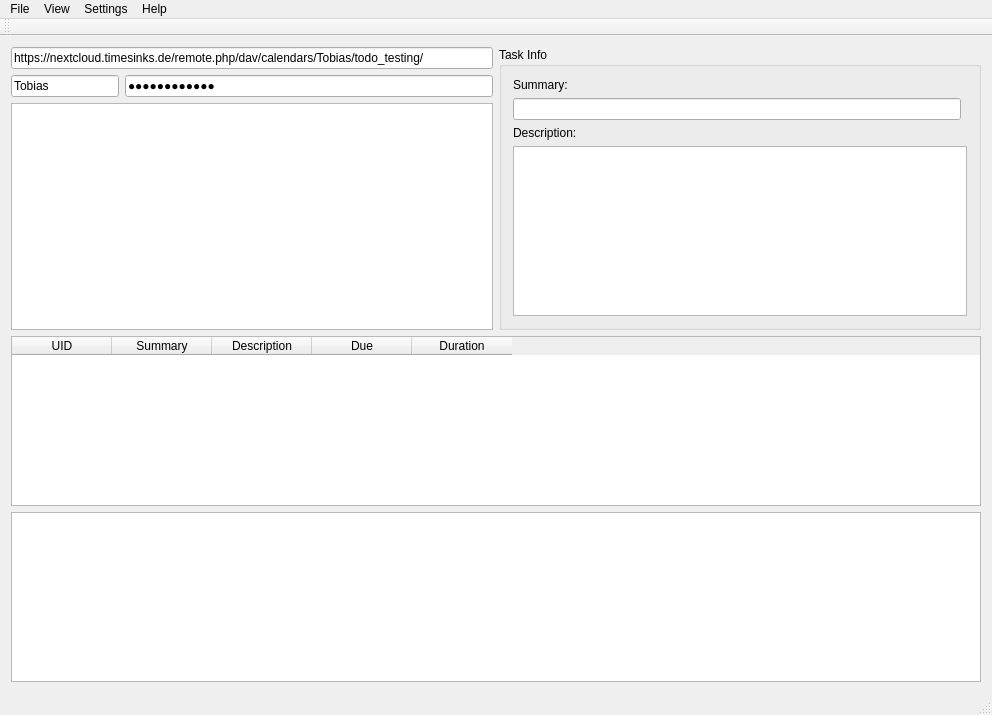
<?xml version="1.0" encoding="UTF-8"?>
<ui version="4.0">
 <class>MainWindow</class>
 <widget class="QMainWindow" name="MainWindow">
  <property name="geometry">
   <rect>
    <x>0</x>
    <y>0</y>
    <width>992</width>
    <height>715</height>
   </rect>
  </property>
  <property name="windowTitle">
   <string>MainWindow</string>
  </property>
  <widget class="QWidget" name="centralWidget">
   <layout class="QVBoxLayout" name="verticalLayout">
    <item>
     <layout class="QHBoxLayout" name="horizontalLayout">
      <item>
       <layout class="QVBoxLayout" name="verticalLayout_3">
        <item>
         <layout class="QFormLayout" name="formLayout">
          <item row="0" column="0" colspan="2">
           <widget class="QLineEdit" name="lineEdit_server">
            <property name="text">
             <string>https://nextcloud.timesinks.de/remote.php/dav/calendars/Tobias/todo_testing/</string>
            </property>
            <property name="placeholderText">
             <string>Server</string>
            </property>
           </widget>
          </item>
          <item row="1" column="0">
           <widget class="QLineEdit" name="lineEdit_username">
            <property name="text">
             <string>Tobias</string>
            </property>
            <property name="placeholderText">
             <string>Username</string>
            </property>
           </widget>
          </item>
          <item row="1" column="1">
           <widget class="QLineEdit" name="lineEdit_password">
            <property name="text">
             <string>Talib-chan12</string>
            </property>
            <property name="echoMode">
             <enum>QLineEdit::Password</enum>
            </property>
            <property name="placeholderText">
             <string>Password</string>
            </property>
           </widget>
          </item>
         </layout>
        </item>
        <item>
         <widget class="QListWidget" name="listWidget">
          <property name="sizePolicy">
           <sizepolicy hsizetype="Expanding" vsizetype="Expanding">
            <horstretch>0</horstretch>
            <verstretch>0</verstretch>
           </sizepolicy>
          </property>
          <property name="editTriggers">
           <set>QAbstractItemView::DoubleClicked|QAbstractItemView::EditKeyPressed|QAbstractItemView::SelectedClicked</set>
          </property>
         </widget>
        </item>
       </layout>
      </item>
      <item>
       <widget class="QGroupBox" name="groupBox">
        <property name="title">
         <string>Task Info</string>
        </property>
        <layout class="QGridLayout" name="gridLayout">
         <item row="1" column="0">
          <widget class="QLineEdit" name="lineEdit_summary"/>
         </item>
         <item row="3" column="0" colspan="2">
          <widget class="QTextEdit" name="textEdit_description"/>
         </item>
         <item row="0" column="0">
          <widget class="QLabel" name="label_summary">
           <property name="text">
            <string>Summary:</string>
           </property>
          </widget>
         </item>
         <item row="2" column="0">
          <widget class="QLabel" name="label_description">
           <property name="text">
            <string>Description:</string>
           </property>
          </widget>
         </item>
        </layout>
       </widget>
      </item>
     </layout>
    </item>
    <item>
     <widget class="QTableWidget" name="tableWidget">
      <property name="rowCount">
       <number>0</number>
      </property>
      <property name="columnCount">
       <number>5</number>
      </property>
      <column>
       <property name="text">
        <string>UID</string>
       </property>
      </column>
      <column>
       <property name="text">
        <string>Summary</string>
       </property>
      </column>
      <column>
       <property name="text">
        <string>Description</string>
       </property>
      </column>
      <column>
       <property name="text">
        <string>Due</string>
       </property>
      </column>
      <column>
       <property name="text">
        <string>Duration</string>
       </property>
      </column>
     </widget>
    </item>
    <item>
     <widget class="QPlainTextEdit" name="debugField"/>
    </item>
   </layout>
  </widget>
  <widget class="QMenuBar" name="menuBar">
   <property name="geometry">
    <rect>
     <x>0</x>
     <y>0</y>
     <width>992</width>
     <height>19</height>
    </rect>
   </property>
   <widget class="QMenu" name="menuTasks">
    <property name="title">
     <string>File</string>
    </property>
    <addaction name="actionDemo_Data"/>
    <addaction name="actionImport_ToDo_s"/>
    <addaction name="actionExport_ToDo_s"/>
    <addaction name="separator"/>
    <addaction name="actionSettings"/>
    <addaction name="separator"/>
    <addaction name="actionExit"/>
   </widget>
   <widget class="QMenu" name="menuView">
    <property name="title">
     <string>View</string>
    </property>
    <addaction name="actionShow_closed_tasks"/>
    <addaction name="separator"/>
    <addaction name="actionGet_ToDo_s_from_Server"/>
    <addaction name="actionGet_Calendars_from_Server"/>
   </widget>
   <widget class="QMenu" name="menuSettings">
    <property name="title">
     <string>Settings</string>
    </property>
    <addaction name="actionPreferences"/>
   </widget>
   <widget class="QMenu" name="menuHelp">
    <property name="title">
     <string>Help</string>
    </property>
    <addaction name="actionAbout_Qt"/>
    <addaction name="actionAbout_ToDo"/>
   </widget>
   <addaction name="menuTasks"/>
   <addaction name="menuView"/>
   <addaction name="menuSettings"/>
   <addaction name="menuHelp"/>
  </widget>
  <widget class="QToolBar" name="mainToolBar">
   <property name="enabled">
    <bool>true</bool>
   </property>
   <attribute name="toolBarArea">
    <enum>TopToolBarArea</enum>
   </attribute>
   <attribute name="toolBarBreak">
    <bool>false</bool>
   </attribute>
  </widget>
  <widget class="QStatusBar" name="statusBar"/>
  <action name="actionImport_ToDo_s">
   <property name="text">
    <string>Import ToDo's</string>
   </property>
  </action>
  <action name="actionClose_selected">
   <property name="text">
    <string>Close selected</string>
   </property>
  </action>
  <action name="actionRe_open_selected">
   <property name="text">
    <string>Re-open selected</string>
   </property>
  </action>
  <action name="actionExit">
   <property name="text">
    <string>Exit</string>
   </property>
  </action>
  <action name="actionShow_closed_tasks">
   <property name="checkable">
    <bool>true</bool>
   </property>
   <property name="text">
    <string>Show closed tasks</string>
   </property>
  </action>
  <action name="actionPreferences">
   <property name="text">
    <string>Preferences</string>
   </property>
  </action>
  <action name="actionAbout_Qt">
   <property name="text">
    <string>About Qt</string>
   </property>
  </action>
  <action name="actionAbout_ToDo">
   <property name="text">
    <string>About ToDo</string>
   </property>
  </action>
  <action name="actionExport_ToDo_s">
   <property name="text">
    <string>Export ToDo's</string>
   </property>
  </action>
  <action name="actionSettings">
   <property name="text">
    <string>Settings</string>
   </property>
  </action>
  <action name="actionDemo_Data">
   <property name="text">
    <string>Demo-Data</string>
   </property>
  </action>
  <action name="actionGet_ToDo_s_from_Server">
   <property name="text">
    <string>Get ToDo's from Server</string>
   </property>
  </action>
  <action name="actionGet_Calendars_from_Server">
   <property name="text">
    <string>Get Calendars from Server</string>
   </property>
  </action>
 </widget>
 <layoutdefault spacing="6" margin="11"/>
 <resources/>
 <connections/>
</ui>
